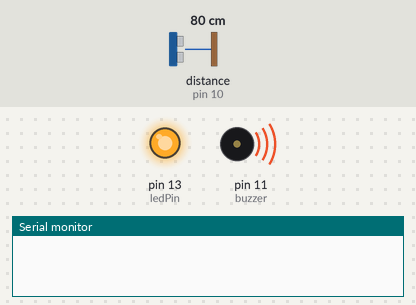
A sketch run on a simulated Arduino Uno, built with avr-gcc and run on an emulated ATmega328P. Parts: output pins drawn as LEDs (lit = HIGH), buzzer (waves = sounding), the last lines printed to the serial monitor. Wiring (inferred from the names in the program): ultrasonic range finder: trigger pin 9; echo pin 10. The inputs (shaded band) are chosen by the test bench; at power-on: distance to the obstacle (sensor on pin 10) 80 cm. The echo pulse lasts 58.3 µs per cm; pins used as bus, display or sensor lines are not drawn.

Above: at 0.1 s.
At 2.1 s:
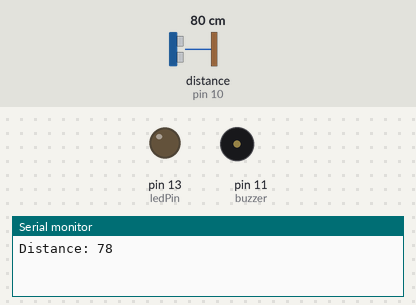
Timing chart, 0 to 3.6 s (numbered marks = the images above):
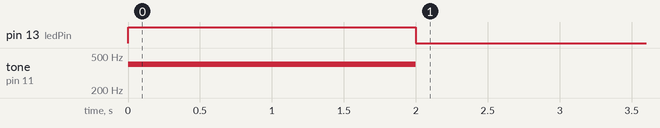

The sketch:

Ultrasonic_Obstacle_Sensing_White_Cane.ino
```cpp
//Nicholas_Pillay_Code_for_White_Cane_Distance_Detector

//Defines Pins
const int trigPin = 9;            //Define 9 as Trig Pin on Ultrasonic Sensor
const int echoPin = 10;           //Define 10 as Echo Pin on Ultrasonic Sensor
const int buzzer = 11;            //Define 11 as Buzzer Pin
const int ledPin = 13;            //Define 13 as LED Pin

//Defines Variables
long duration;                    //Define duration as a Variable
int distance;                     //Define distance as a Variable

void setup() {
  pinMode(trigPin, OUTPUT);       //Sets the Trig Pin as an Output
  pinMode(echoPin, INPUT);        //Sets the Echo Pin as an Input
  pinMode(buzzer, OUTPUT);        //Sets the Buzzer as an Output
  pinMode(ledPin, OUTPUT);        //Sets the LED as an Output
  Serial.begin(9600);             //Starts the Serial Communication

  digitalWrite(ledPin, HIGH);
  tone(buzzer,400);
  delay(2000);
  digitalWrite(ledPin, LOW);
  noTone(buzzer);

}

void loop() {
  digitalWrite(trigPin, LOW);     //Sets the Trig Pin to Low for the beginning of the pulse
  delayMicroseconds(2);           //Keeps the Trig Pin Low for 0.000002 Seconds

  digitalWrite(trigPin, HIGH);    //Sets the Trig Pin to High for the middle of the pulse
  delayMicroseconds(10);          //Keeps the Trig Pin High for 0.00001 Seconds

  digitalWrite(trigPin, LOW);     //Sets the Trig Pin back to Low for the end of the pulse which launches the Ultrasonic Pulses

  duration=pulseIn(echoPin, HIGH);//Reads the Echo Pin and places the sound wave travel time in microseconds to duration variable

  distance=duration*0.034/2;      //Calculates the distance from the speed of sound in centimeters and places the result to distance variable

  if (distance>=45){
    digitalWrite(ledPin,LOW);
    noTone(buzzer);
}

  if (distance<45&&distance>=30){
    digitalWrite(ledPin,HIGH);
    tone(buzzer,100);
}

  if (distance<30&&distance>=15){
    digitalWrite(ledPin,HIGH);
    tone(buzzer,250);
}

  if (distance<15){
    digitalWrite(ledPin,HIGH);
    tone(buzzer,400);
}

  Serial.print("Distance: ");     //Prints on Serial Monitor Distance:
  Serial.println(distance);       //Prints on Serial Monitor the value under distance variable and then goes to the next line
  delay(500);
}
```
